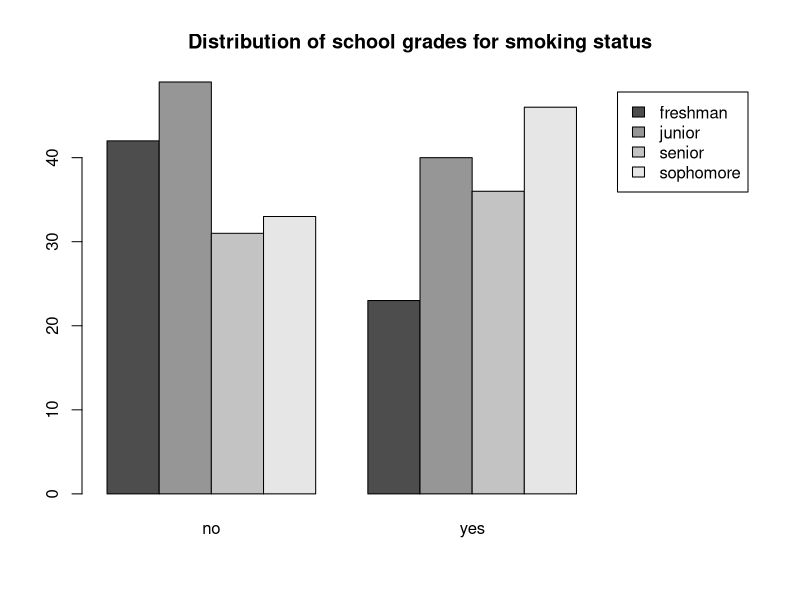
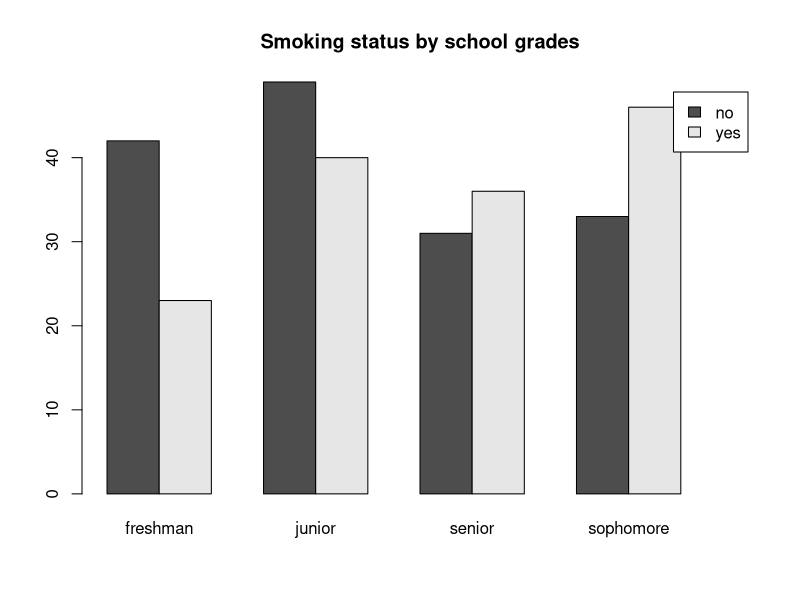

R code for these plots, in order: (Note: this script raises an error after producing the figures.)
## ---- chunk 1
set.seed(1234)

# make dataset
mydata <- data.frame(
  smoker  = sample(c("yes", "no"), 300, replace = TRUE),
  grades  = sample(c("freshman", "sophomore", "junior", "senior"),
                 300, replace = TRUE)
)

# check the data
head(mydata)
## ---- chunk 2
summary(mydata$smoker)
## ---- chunk 3
summary(mydata$grades)
## ---- chunk 4
twoway_table <- table(Grades = mydata$grades, 
                      Smokes = mydata$smoker)
twoway_table
## ---- chunk 5
addmargins(twoway_table)
## ---- chunk 6
barplot(twoway_table,
        main = "Distribution of school grades for smoking status",
        beside = T,
        legend = T, xlim = c(1, 13))

## ---- chunk 7
twoway_table2 <- table(Smokes = mydata$smoker,
                       Grades = mydata$grades)
addmargins(twoway_table2)
## ---- chunk 8
barplot(twoway_table2,
        main = "Smoking status by school grades",
        beside = T,
        legend = T, xlim = c(1, 13))
## ---- chunk 9
summary(mydata$smoker) / length(mydata$smoker)
summary(mydata$grades) / length(mydata$grades)
## ---- chunk 10
addmargins(prop.table(twoway_table, 1))
## ---- chunk 11
addmargins(prop.table(twoway_table, 2))
## ---- chunk 12
addmargins(prop.table(twoway_table))
## ---- chunk 13
video_vs_grades <- matrix(c(736, 450, 193,
                            205, 144, 80),
                          ncol=3, byrow=TRUE)
colnames(video_vs_grades) <- c("A and B", "C", "D and F")
rownames(video_vs_grades) <- c("Played", "Never Played")
video_vs_grades <- as.table(video_vs_grades)
video_vs_grades
